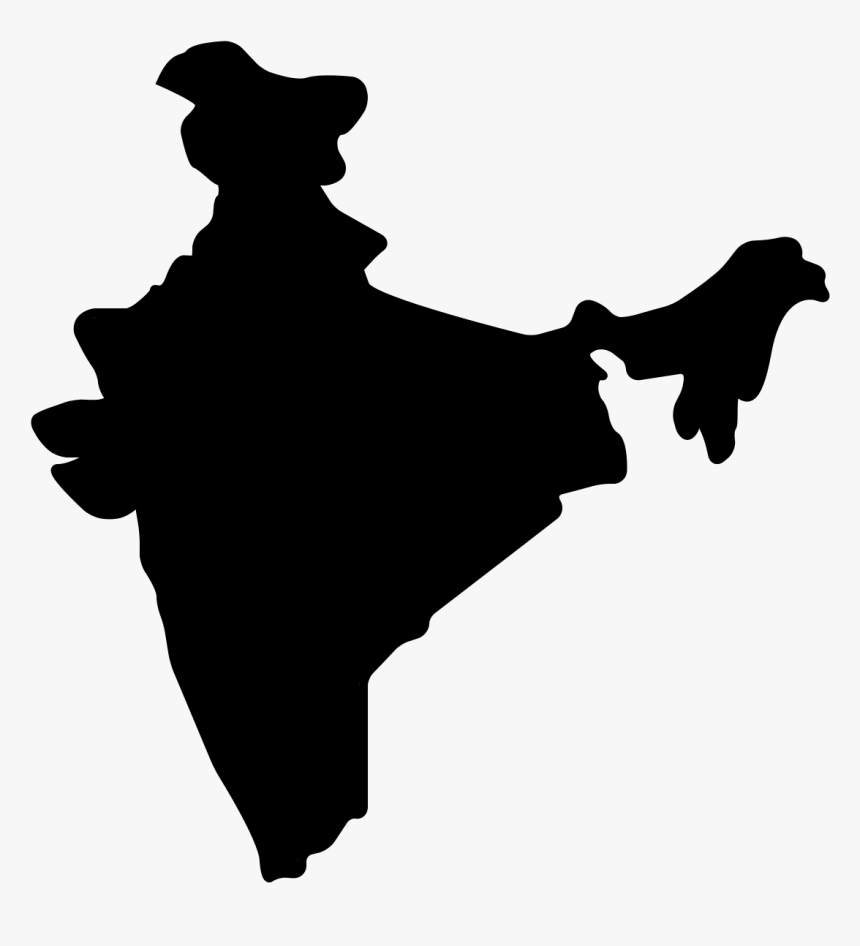
#> input picture assignment4/in.png, 860 x 946 px
$ python DFT_drawing.py
#> lines starting #> are read from the running program, lines starting #| are printed output that depends on the picture; after the words box and inside, x2 and y2 are one past the last pixel; in counts of white or black regions, pixels touching at a corner belong together
import cv2
import matplotlib.pyplot as plt
import numpy as np
from math import tau
from scipy.integrate import quad_vec
from tqdm import tqdm
import matplotlib.animation as animation

# Function to generate complex numbers x + iy at given time t
def generate_complex(t, time_values, x_values, y_values):
    return np.interp(t, time_values, x_values + 1j * y_values)

# Reading the image and converting it to grayscale
img = cv2.imread("in.png")
#> img is the input picture: shape (946, 860, 3); min 0, max 247, mean 170.7
gray_img = cv2.cvtColor(img, cv2.COLOR_BGR2GRAY)

# Applying Canny edge detection
edges = cv2.Canny(gray_img, 100, 200)
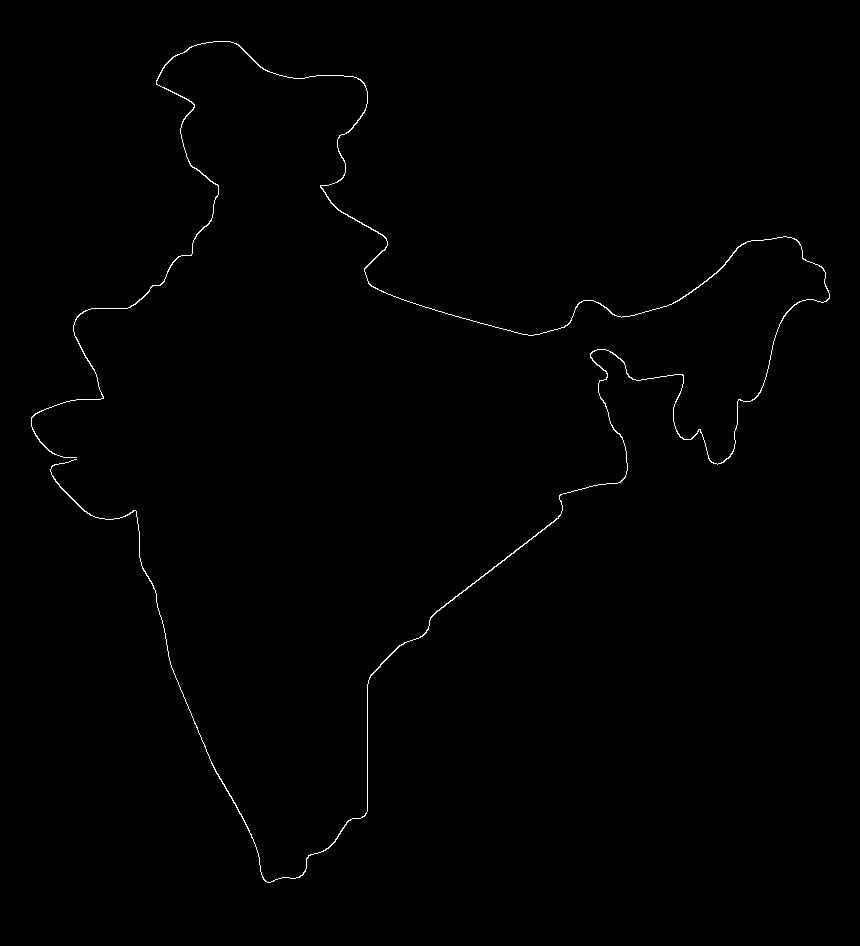
#> edges: shape (946, 860); 0.49% white in thin lines or dots, all inside (x1, y1, x2, y2) = (31, 41, 830, 883)

# Finding contours in the edge-detected image
contours, hierarchy = cv2.findContours(edges, cv2.RETR_TREE, cv2.CHAIN_APPROX_NONE)
#> contours = 1 contour; box (x1, y1, x2, y2) and area: (31, 41, 830, 883) 848
#> (the run stopped early here; a loop or call above may not have finished)
